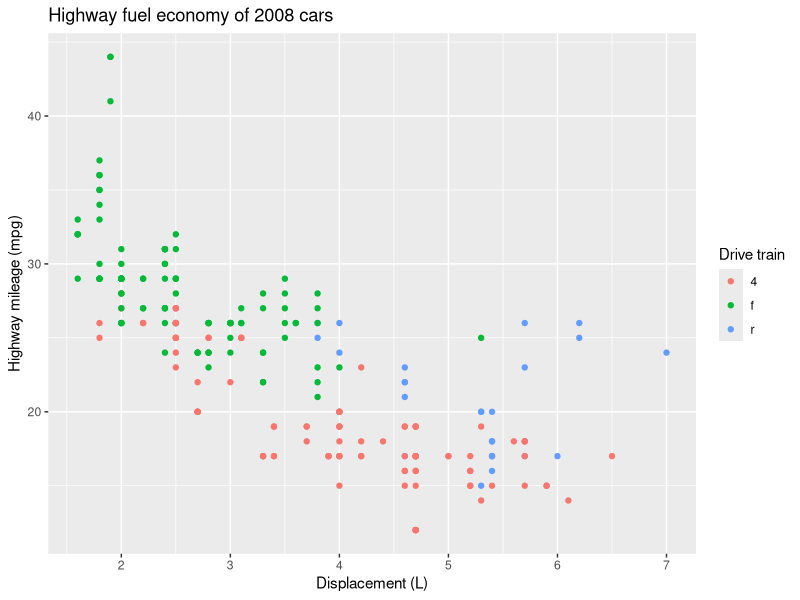
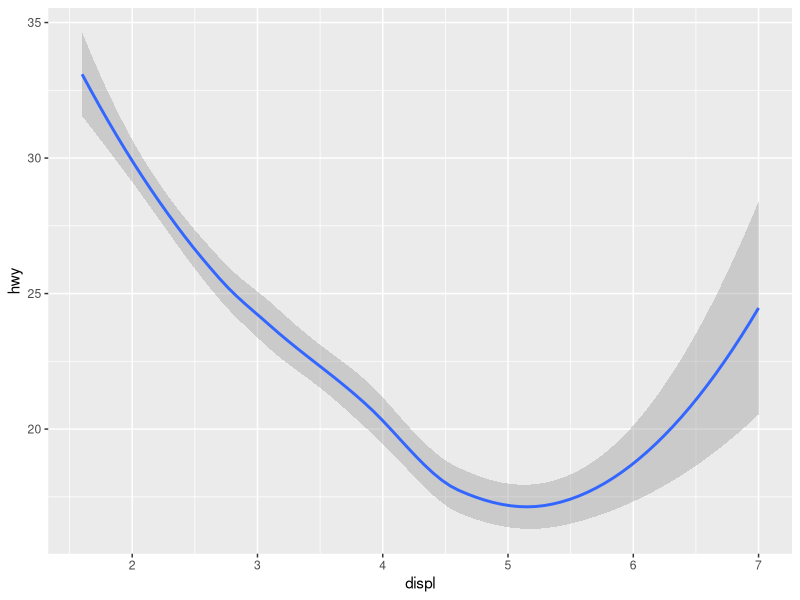
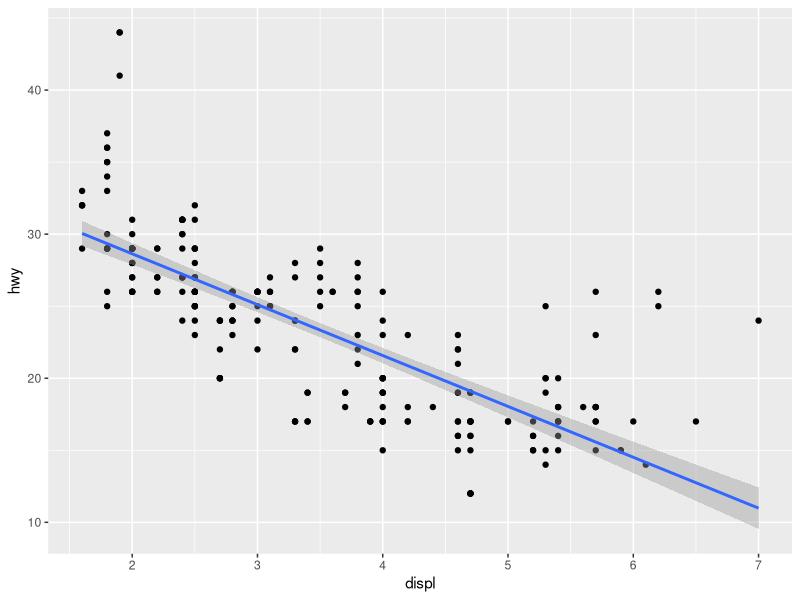
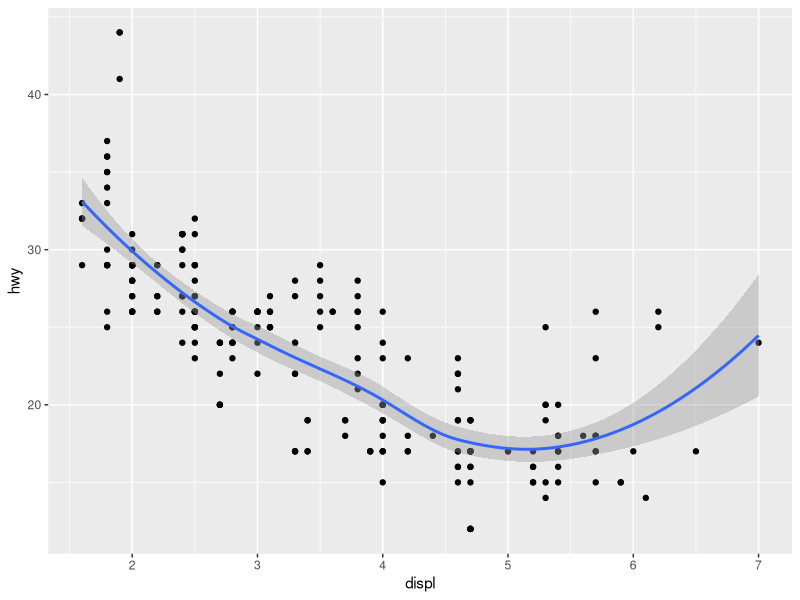
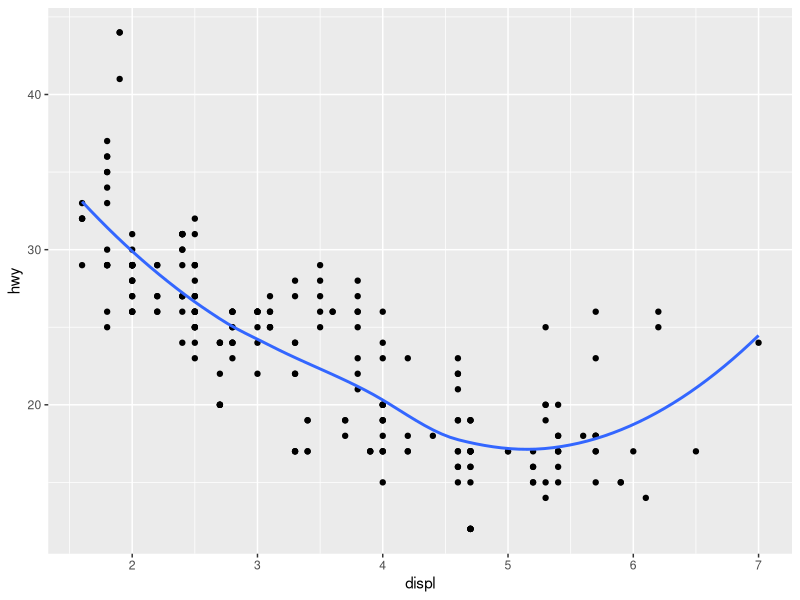
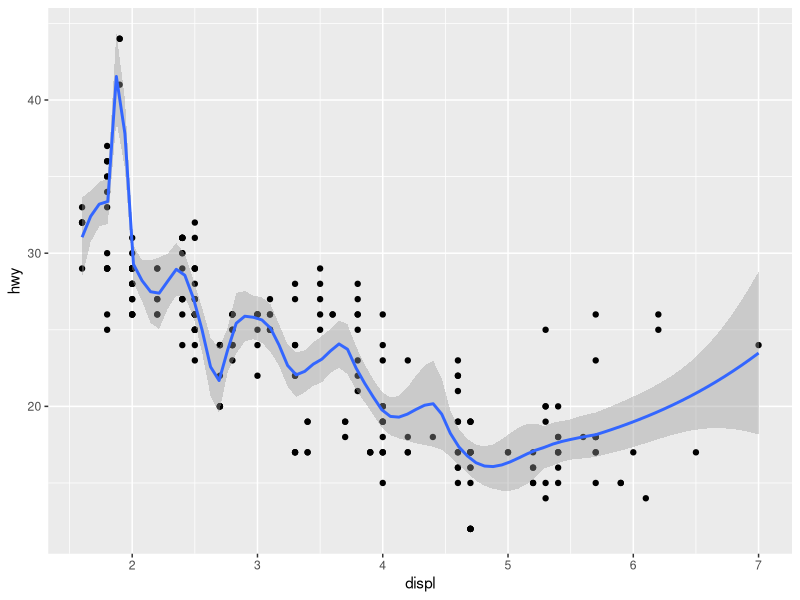
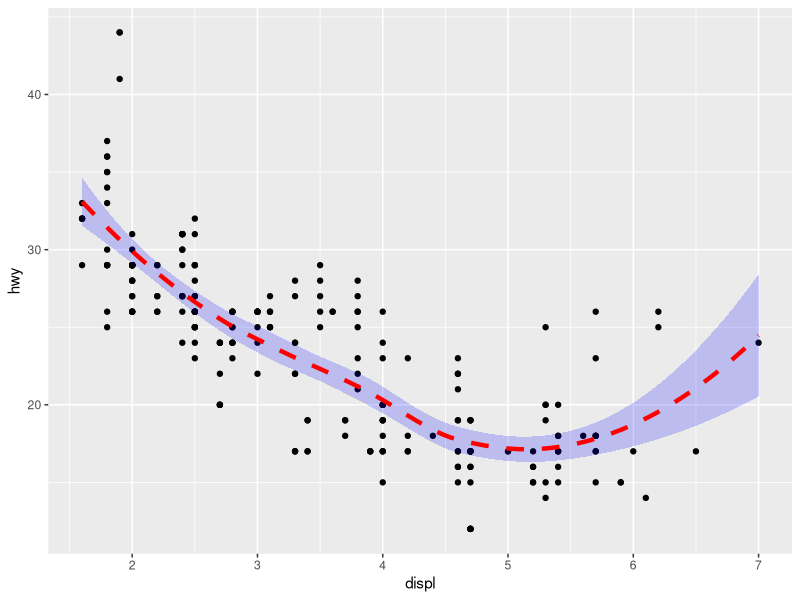
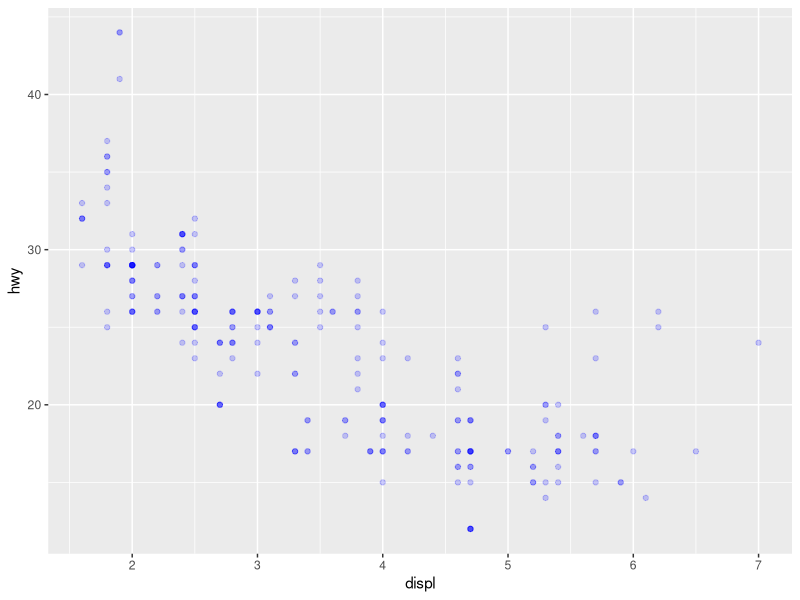

Recreate these plots in R, in order.
# ==============================================================================
# LECTURE 09: Introduction to ggplot2
# CSCI 4210U – Information Visualization
# ==============================================================================

# ------------------------------------------------------------------------------
# 1. PRELIMINARIES & OVERVIEW 
# ------------------------------------------------------------------------------
# We are using the package 'ggplot2'.
# - It is an R package for producing statistical or data-based graphics.
# - It is based on the "Grammar of Graphics" by Leland Wilkinson (2005).
# - It is called "ggplot2" because it is the second version of the package.


library(ggplot2)
library(dplyr) # Loaded for data manipulation (bind_rows) used later

# ------------------------------------------------------------------------------
# 2. THE PHILOSOPHY: A GRAMMAR FOR GRAPHICS 
# ------------------------------------------------------------------------------
# Why use a "grammar"?
# - Think about natural language. Grammar allows us to combine words into 
#   complex sentences, expanding the language's scope.
# - Similarly, the Grammar of Graphics provides rules to create perceivable graphs.
# - It moves us beyond a limited set of fixed charts (like "bar chart" or "pie chart")
#   to an unlimited world of graphical forms.

#  WHAT CAN IT DO? 
# - Practically, it handles fiddly details (legends, error bars, confidence intervals).
# - It is designed to work ITERATIVELY: Start with a raw layer, then add annotations
#   and statistical summaries on top.

# ------------------------------------------------------------------------------
# 3. BASIC EXAMPLE: MPG DATA 
# ------------------------------------------------------------------------------
# ggplot(data, aes(mappings)) + geom_layer()

# We are plotting:
# x = Displacement (displ), y = Highway Mileage (hwy), colour = Drive train (drv)
# \T colour = drv adds the category. Removing it will make them all the same colour, changing it to shape changes the shape instead of colour, size changes the size instead of colour, etc...
mpg

ggplot(mpg, aes(x = displ, y = hwy, colour = drv)) + 
  geom_point() + 
  labs(x = "Displacement (L)", 
       y = "Highway mileage (mpg)",
       colour = "Drive train",
       title = "Highway fuel economy of 2008 cars")


# Which elements of the code correspond to which visual elements?
# - aes(x, y, colour) -> Maps data to visual properties.
# - geom_point()      -> Determines we are drawing "dots". \T can change to line, polygon, bars, etc...
# - labs()            -> Changes the text labels.

# ------------------------------------------------------------------------------
# 4. DEEP DIVE: THE 7 LAYERS OF THE GRAMMAR 
# ------------------------------------------------------------------------------
# A graph is made of a series of layers, like plastic transparencies stacked
# on top of one another.

# THE 7 GRAMMATICAL ELEMENTS:
# 1. DATA:        The variables we want to visualize.
# 2. AESTHETICS:  Mappings between variables and visual properties (x, y, color, size).
# 3. GEOMETRIES:  (geoms) The visual objects you actually see (points, bars, lines).
# 4. STATISTICS:  (stats) Summaries of the data (e.g., binning, smoothing).
# 5. SCALES:      Map values (e.g., litres) to aesthetic space (pixels/colors).
#                 They also draw the axes and legends
# 6. COORDS:      (Coordinate Systems) Map data to the plane (Cartesian, Polar, Map)
# 7. FACETS:      Break up data into subsets (multiple sub-plots)
# 8. THEME:       Controls non-data ink (font size, background colour)

# WHAT THE GRAMMAR DOES *NOT* DO:
# 1. It does NOT suggest which graphic you *should* use to answer a question.
# 2. It does NOT describe interactivity (it only describes static graphics).

# ------------------------------------------------------------------------------
# 5. UNDERSTANDING GEOMS (Geometric Objects) 
# ------------------------------------------------------------------------------
# Geoms determine the "type" of plot. You must specify the data variables.
# Common Geoms listed in the slides:

# geom_bar()       -> Bars representing statistical properties.
# geom_point()     -> Points (scatterplots).
# geom_line()      -> Connects points with straight lines.
# geom_smooth()    -> A "smoother" line summarizing the data trend.
# geom_histogram() -> A histogram (distribution).
# geom_boxplot()   -> Box-and-whisker diagram.
# geom_text()      -> Text labels on the plot.
# geom_density()   -> Density plot.
# geom_errorbar()  -> Error bars.
# geom_hline()     -> Horizontal line (user-defined).
# geom_vline()     -> Vertical line (user-defined).

# Example: Using geom_smooth instead of geom_point
ggplot(mpg, aes(x = displ, y = hwy)) +
  geom_smooth()

ggplot(mpg, aes(x = displ, y = hwy)) +
  geom_point() +
  geom_smooth(method = "lm")

ggplot(mpg, aes(x = displ, y = hwy)) +
  geom_point() +
  geom_smooth(level = 0.95)

ggplot(mpg, aes(x = displ, y = hwy)) +
  geom_point() +
  geom_smooth(se = FALSE)

ggplot(mpg, aes(x = displ, y = hwy)) +
  geom_point() +
  geom_smooth(span = 0.2) # \T span is the smoothness of the line. 0.2 is kinda bad because it fits the data too closely

ggplot(mpg, aes(x = displ, y = hwy)) +
  geom_point() +
  geom_smooth(
    color = "red",         # Line color
    fill = "blue",         # Confidence interval ribbon color
    linetype = "dashed",   # Line style (dashed, dotted, etc.)
    size = 1.5,            # Thickness of the line
    alpha = 0.2            # Transparency of the ribbon
  )

# ------------------------------------------------------------------------------
# 6. UNDERSTANDING AESTHETICS (aes) 
# ------------------------------------------------------------------------------
# Aesthetics control appearance (size, colour, shape).
# - REQUIRED aesthetics: Needed for the specific geom (e.g., x, y for points).
# - OPTIONAL aesthetics: Can be overridden (e.g., fixed color, transparency).

# NOTE: Aesthetics defined in ggplot() apply to ALL layers. 
#       Aesthetics defined in a geom_() apply ONLY to that layer.

# Example with optional aesthetics (alpha = transparency):
ggplot(mpg, aes(x = displ, y = hwy)) +
  geom_point(alpha = 0.2, colour = "blue") # \T BAD - Transparency represents nothing- darker dots are just other transparent dots layered- no correlation.

#what is wrong here? 

# ------------------------------------------------------------------------------
# 7. CODING CHALLENGE 1: BEAVERS 
# ------------------------------------------------------------------------------
# Task:
# We will explore the relationship between a beaver’s body temperature and time of day.
# 1. Join 'beaver1' and 'beaver2' datasets using bind_rows().
# 2. Use .id to label them "1" and "2".
# 3. Create a scatterplot: x=time, y=temp, colour=beaver.
beaver1
beaver2

# Step 1: Data Manipulation 
beavers <- bind_rows("1" = beaver1, "2" = beaver2, .id = "beaver") # \T Combine beaver1 and beaver2 datasets into a dataset called beaver- adds a column 'beaver' where it adds beaver 1 if the data is from beaver 1, and the same for beaver 2.
beavers
# Step 2: Plotting 
ggplot(beavers, aes(x = time, y = temp, colour = beaver)) + # \T colour is from the column we created, we decided to colour/ seperate the data visually by beaver.
  geom_point() +
  labs(x = "Time of observation", 
       y = "Body temperature (Celcius)",
       colour = "Beaver", 
       title = "Change in beaver daily body temperature",
       subtitle = "Source: P. S. Reynolds (1994)")

# ------------------------------------------------------------------------------
# 8. MIDWEST DATA EXAMPLE 
# ------------------------------------------------------------------------------
# in the deck, but this is the solution provided on Slide 31).

# Data: 'midwest'
# ABOUT THE DATA:
# The 'midwest' dataset is built into ggplot2.
# It contains demographic information for counties in the US Midwest 
# from the 2000 census.

# VARIABLES WE ARE USING:
# 1. x = percprof: Percentage of people with a professional degree (Education).
# 2. y = percchildbelowpovert: Percentage of children below poverty line (Poverty).
# 3. colour = inmetro: A numeric flag (0 = Rural, 1 = Metro area).

midwest

#EXAMPLE 1
#what is wrong with this graph? 
ggplot(midwest, aes(x = percprof, y = percchildbelowpovert, colour = inmetro)) +
  geom_point() +
  labs(x = "% professional degree", 
       y = "% children below poverty line",
       colour = "Metro area", 
       title = "Poverty in the US-midwest",
       subtitle = "Source: 2000 US census")

#Revised version
ggplot(midwest, aes(x = percprof, y = percchildbelowpovert, colour = factor(inmetro))) +
  geom_point() +
  labs(x = "% professional degree", 
       y = "% children below poverty line",
       colour = "Metro area", 
       title = "Poverty in the US-midwest",
       subtitle = "Source: 2000 US census")

#EXAMPLE 2 - boxplot
ggplot(midwest, aes(x = factor(inmetro), y = percchildbelowpovert)) + 
  geom_boxplot(aes(fill = factor(inmetro))) +   # Fill color helps distinguish them
  labs(x = "Metro Area (0=Rural, 1=Metro)", 
       y = "% Child Poverty",
       fill = "Metro Status",
       title = "Distribution of Child Poverty: Metro vs Rural")


#EXAMPLE 3.1 - Violin + boxplot
ggplot(midwest, aes(x = factor(inmetro), y = percchildbelowpovert)) +
  geom_violin(aes(fill = factor(inmetro))) + 
  # Optional: We can overlay a boxplot inside to see the median!
  geom_boxplot(width = 0.1, fill = "white") +
  labs(x = "Metro Area (0=Rural, 1=Metro)", 
       y = "% Child Poverty",
       fill = "Metro Status",
       title = "Violin Plot of Child Poverty",
       subtitle = "White bar inside represents the traditional boxplot")

#EXAMPLE 3.2 - boxplot + violin
# BAD EXAMPLE: Drawing the Boxplot FIRST, then the Violin
ggplot(midwest, aes(x = factor(inmetro), y = percchildbelowpovert)) +
  # Layer 1: The Boxplot (Drawn at the bottom)
  geom_boxplot(width = 0.1, fill = "white") +
  # Layer 2: The Violin (Drawn ON TOP)
  # Result: The violin is solid, so it covers up the boxplot!
  geom_violin(aes(fill = factor(inmetro))) + 
  labs(title = "Mistake: The Violin is hiding the Boxplot!",
       subtitle = "Because geom_violin() was added LAST")

#EXAMPLE 3.3 - boxplot + violin
ggplot(midwest, aes(x = factor(inmetro), y = percchildbelowpovert)) +
  # Layer 1: The Boxplot (Bottom)
  geom_boxplot(width = 0.1, fill = "white") +
  # Layer 2: The Violin (Top)
  # We add 'alpha = 0.5' to make it see-through!
  geom_violin(aes(fill = factor(inmetro)), alpha = 0.5) + 
  labs(title = "Fixed: Using Alpha to see the Boxplot underneath",
       subtitle = "The Violin is on top, but it is transparent.")

# ------------------------------------------------------------------------------
# END OF LECTURE
# ------------------------------------------------------------------------------
